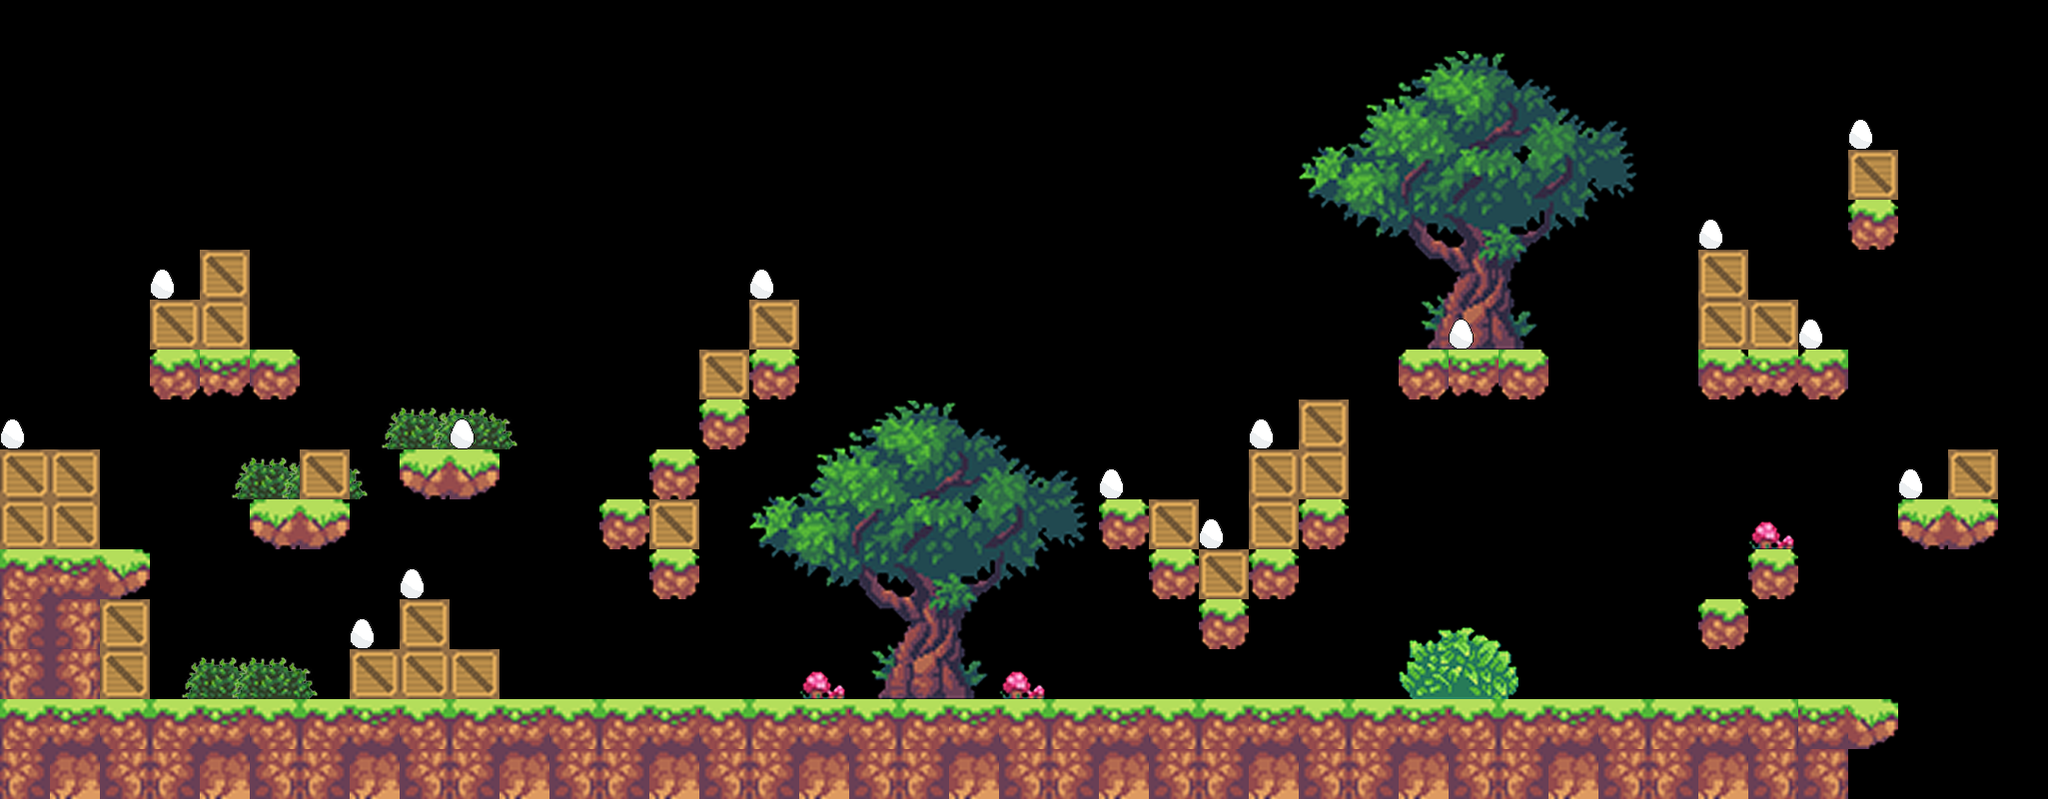

This is a level from a 2D game, rendered from its Tiled map with the project's own tilesets. A one-line summary and the map file follow, with tile-layer data summarised:
An orthogonal 41x16 tile map with 50x50 px tiles, 6 tile layers (Шар декорацій, Шар тайлів, Шар яєць, Шар мяса, ...), 4 tilesets and 76 objects.

<map version="1.10" tiledversion="1.11.2" orientation="orthogonal" renderorder="right-down" width="41" height="16" tilewidth="50" tileheight="50" infinite="0" nextlayerid="12" nextobjectid="83">
 <editorsettings>
  <export target="../../WORLDIT/python-one-prom-project/assets/tilemaps/promProjectTilemap.tmx" format="tmx" />
 </editorsettings>
 <tileset firstgid="1" source="items.tsx" />
 <tileset firstgid="4" source="blocks.tsx" />
 <tileset firstgid="29" source="boxes_chests.tsx" />
 <tileset firstgid="31" source="deco.tsx" />
 <layer id="11" name="Шар декорацій" width="41" height="16">
  <data>[656 cells, 12 non-empty, 4 distinct tile ids]</data>
 </layer>
 <layer id="1" name="Шар тайлів" width="41" height="16">
  <data>[656 cells, 110 non-empty, 12 distinct tile ids]</data>
 </layer>
 <objectgroup id="2" name="Шар колізії блоків">
  <object id="1" x="0" y="700" width="1850" height="100" />
  <object id="2" x="1850" y="700" width="50" height="50" />
  <object id="3" x="1700" y="600" width="50" height="50" />
  <object id="4" x="1750" y="550" width="50" height="50" />
  <object id="5" x="1700" y="350" width="150" height="50" />
  <object id="6" x="1400" y="350" width="150" height="50" />
  <object id="7" x="1100" y="500" width="50" height="50" />
  <object id="8" x="1150" y="550" width="50" height="50" />
  <object id="9" x="1200" y="600" width="50" height="50" />
  <object id="10" x="1250" y="550" width="50" height="50" />
  <object id="11" x="1300" y="500" width="50" height="50" />
  <object id="12" x="0" y="550" width="100" height="150" />
  <object id="13" x="100" y="550" width="50" height="50" />
  <object id="14" x="150" y="350" width="150" height="50" />
  <object id="15" x="250" y="500" width="100" height="50" />
  <object id="16" x="400" y="450" width="100" height="50" />
  <object id="17" x="650" y="550" width="50" height="50" />
  <object id="18" x="600" y="500" width="50" height="50" />
  <object id="19" x="650" y="450" width="50" height="50" />
  <object id="20" x="700" y="400" width="50" height="50" />
  <object id="21" x="750" y="350" width="50" height="50" />
  <object id="22" x="1900" y="500" width="100" height="50" />
  <object id="23" x="1850" y="200" width="50" height="50" />
 </objectgroup>
 <layer id="3" name="Шар яєць" width="41" height="16">
  <data>[656 cells, 19 non-empty, 1 distinct tile ids]</data>
 </layer>
 <objectgroup id="4" name="Шар колізії яєць">
  <object id="24" x="1850" y="100" width="50" height="50" />
  <object id="26" x="1800" y="300" width="50" height="50" />
  <object id="27" x="1900" y="450" width="50" height="50" />
  <object id="29" x="1250" y="450" width="50" height="50" />
  <object id="30" x="1300" y="450" width="50" height="50" />
  <object id="31" x="1250" y="400" width="50" height="50" />
  <object id="32" x="1100" y="450" width="50" height="50" />
  <object id="33" x="1200" y="500" width="50" height="50" />
  <object id="34" x="1450" y="300" width="50" height="50" />
  <object id="35" x="750" y="300" width="50" height="50" />
  <object id="36" x="750" y="250" width="50" height="50" />
  <object id="37" x="650" y="500" width="50" height="50" />
  <object id="38" x="450" y="400" width="50" height="50" />
  <object id="39" x="350" y="600" width="50" height="50" />
  <object id="40" x="400" y="550" width="50" height="50" />
  <object id="41" x="0" y="400" width="50" height="50" />
  <object id="42" x="200" y="300" width="50" height="50" />
  <object id="43" x="150" y="250" width="50" height="50" />
  <object id="48" x="1700" y="200" width="50" height="50" />
 </objectgroup>
 <layer id="5" name="Шар мяса" width="41" height="16">
  <data>[656 cells, 4 non-empty, 1 distinct tile ids]</data>
 </layer>
 <objectgroup id="6" name="Шар колізії мяса">
  <object id="44" x="0" y="500" width="50" height="50" />
  <object id="45" x="1250" y="500" width="50" height="50" />
  <object id="46" x="1300" y="400" width="50" height="50" />
  <object id="47" x="1950" y="450" width="50" height="50" />
 </objectgroup>
 <layer id="7" name="Шар ключів" width="41" height="16">
  <data>[656 cells, 2 non-empty, 1 distinct tile ids]</data>
 </layer>
 <objectgroup id="8" name="Шар колізії ключів">
  <object id="49" x="1700" y="300" width="50" height="50" />
  <object id="50" x="200" y="250" width="50" height="50" />
 </objectgroup>
 <layer id="9" name="Шар ящиків" width="41" height="16">
  <data>[656 cells, 28 non-empty, 1 distinct tile ids]</data>
 </layer>
 <objectgroup id="10" name="Шар колізії ящиків">
  <object id="53" x="0" y="450" width="50" height="50" />
  <object id="54" x="0" y="500" width="50" height="50" />
  <object id="55" x="50" y="500" width="50" height="50" />
  <object id="56" x="50" y="450" width="50" height="50" />
  <object id="57" x="300" y="450" width="50" height="50" />
  <object id="58" x="150" y="300" width="50" height="50" />
  <object id="59" x="200" y="300" width="50" height="50" />
  <object id="60" x="200" y="250" width="50" height="50" />
  <object id="61" x="350" y="650" width="50" height="50" />
  <object id="62" x="400" y="650" width="50" height="50" />
  <object id="63" x="450" y="650" width="50" height="50" />
  <object id="64" x="400" y="600" width="50" height="50" />
  <object id="65" x="650" y="500" width="50" height="50" />
  <object id="66" x="700" y="350" width="50" height="50" />
  <object id="67" x="750" y="300" width="50" height="50" />
  <object id="68" x="1150" y="500.906" width="53.1295" height="49.0936" />
  <object id="69" x="1200" y="550" width="50" height="50" />
  <object id="70" x="1250" y="500" width="50" height="50" />
  <object id="71" x="1250" y="450" width="50" height="50" />
  <object id="72" x="1300" y="450" width="50" height="50" />
  <object id="73" x="1300" y="400" width="50" height="50" />
  <object id="74" x="1700" y="300" width="50" height="50" />
  <object id="75" x="1750" y="300" width="50" height="50" />
  <object id="76" x="1700" y="250" width="50" height="50" />
  <object id="77" x="1950" y="450" width="50" height="50" />
  <object id="78" x="1850" y="150" width="50" height="50" />
  <object id="81" x="100" y="600" width="50" height="50" />
  <object id="82" x="100" y="650" width="50" height="50" />
 </objectgroup>
</map>
